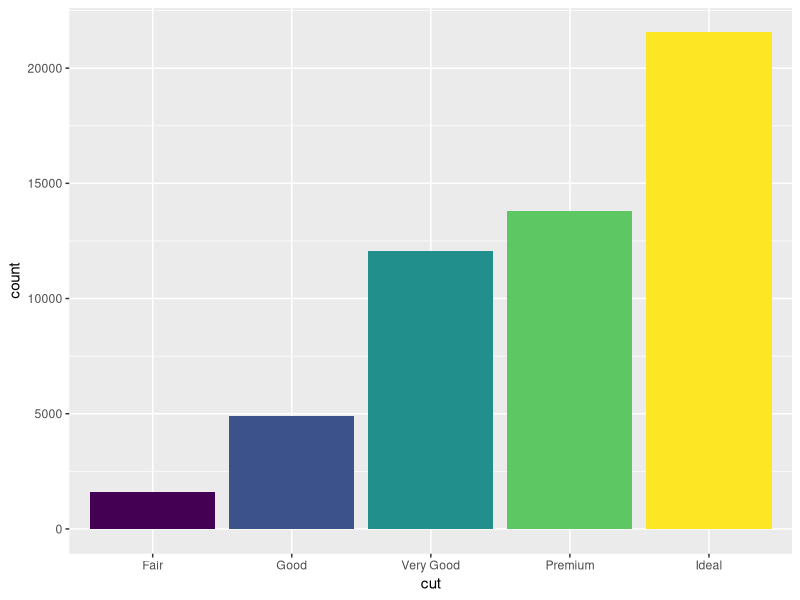
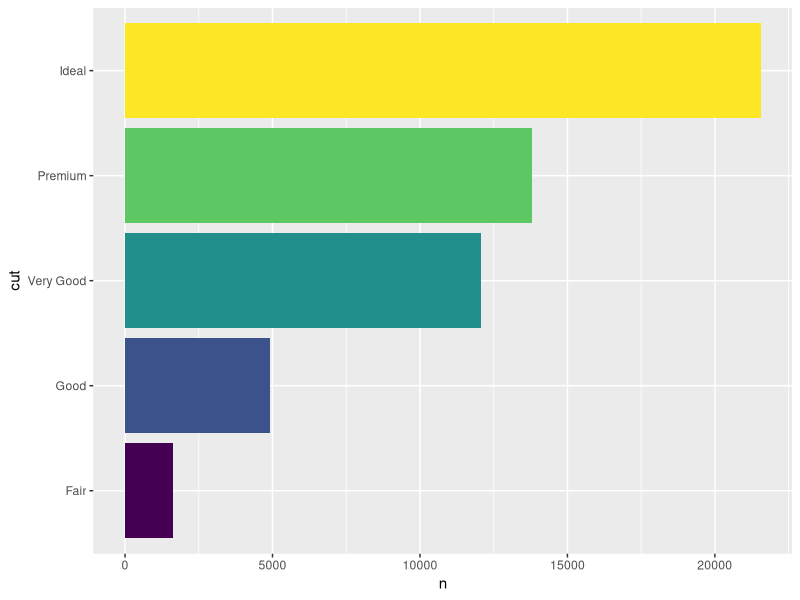
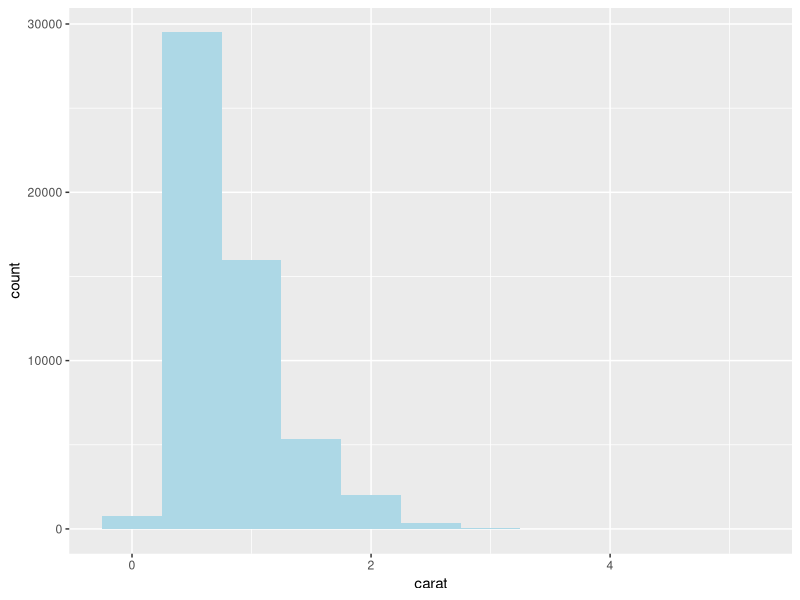
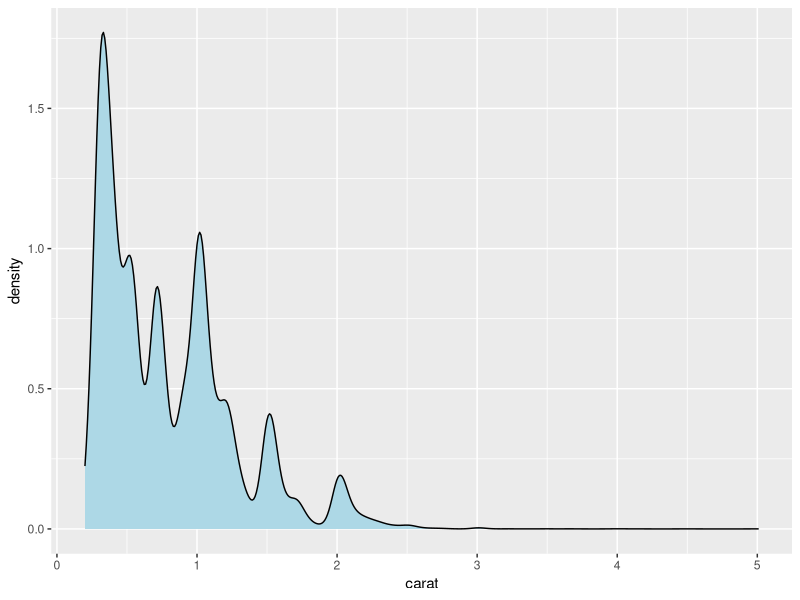
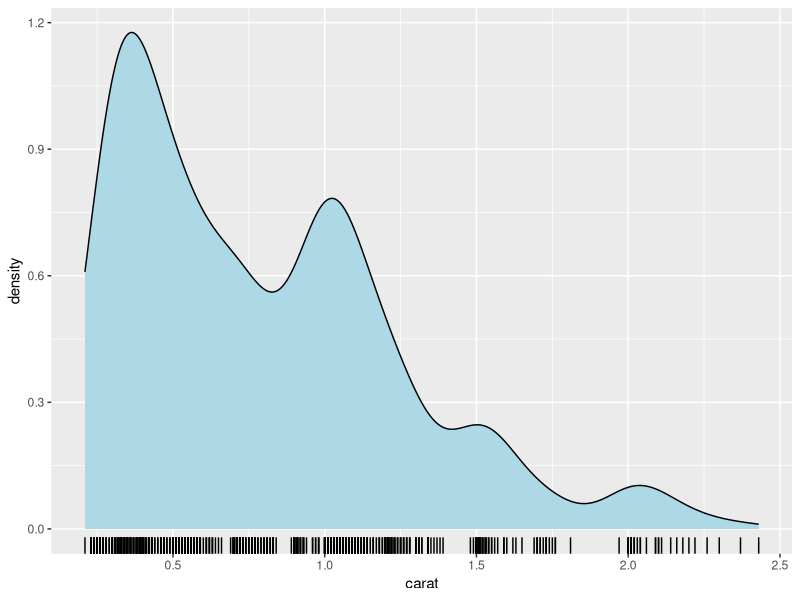
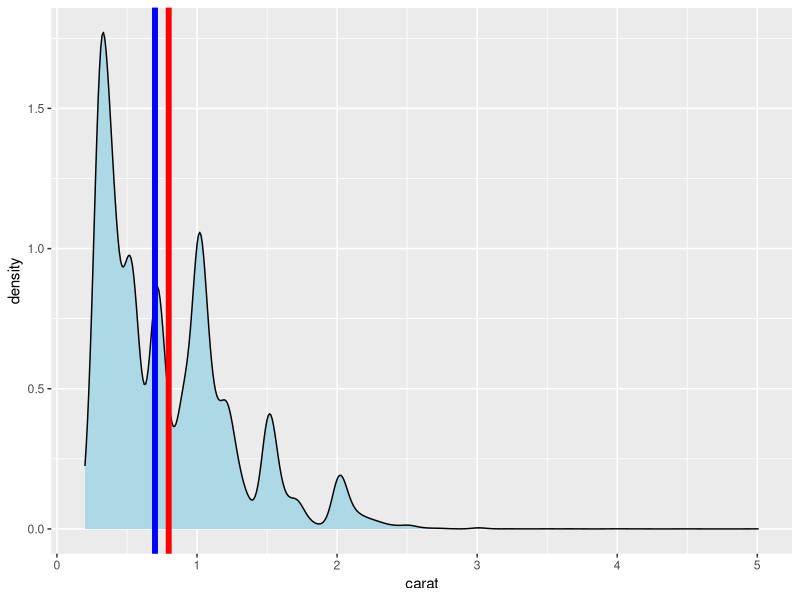
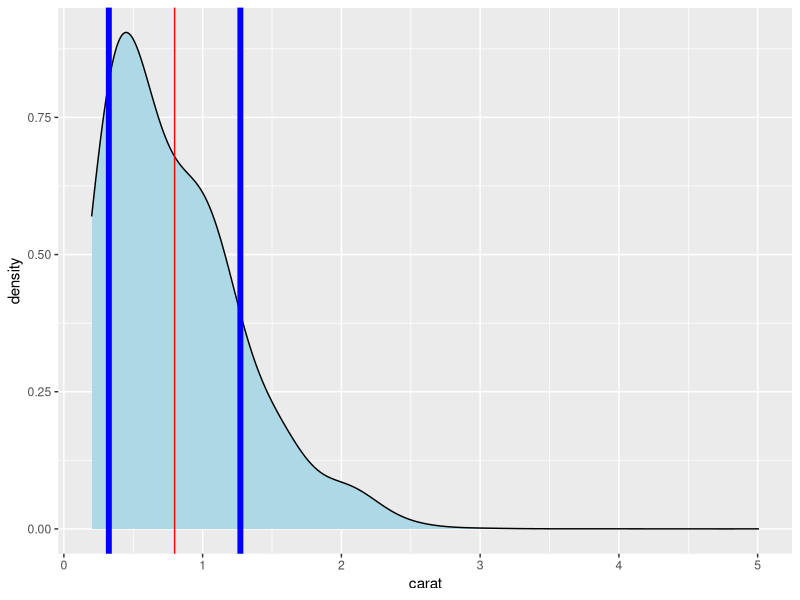
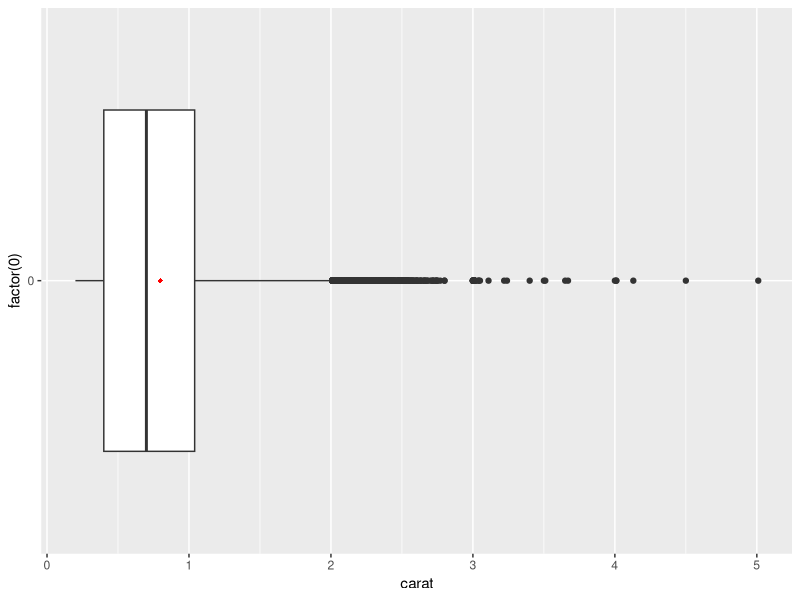

Write the R code that produced these figures, in order.
## ---- chunk 1
knitr::opts_chunk$set(echo = TRUE)
library(tidyverse)
## ---- chunk 2
data(diamonds)
summary(diamonds)
## ---- chunk 3
diamonds %>% 
  ggplot(aes(x = cut, fill = cut)) +
  geom_bar(show.legend = FALSE)
## ---- chunk 4
diamonds %>% 
  count(cut) %>% 
  ggplot(aes(x = cut, y = n, fill = cut)) +
  geom_col(show.legend = FALSE) +
  coord_flip()
## ---- chunk 5
diamonds %>%
  ggplot(aes(x = carat)) +
  geom_histogram(binwidth = 0.5, fill = "lightblue")
## ---- chunk 6
diamonds %>%
  ggplot(aes(x = carat)) +
  geom_density(fill = "lightblue")
## ---- chunk 7
diamonds %>%
  sample_n(1000) %>% 
  ggplot(aes(x = carat)) +
  geom_density(fill = "lightblue") +
  geom_rug()
## ---- chunk 8
mean(diamonds$carat)
median(diamonds$carat)
diamonds %>%
  ggplot(aes(x = carat)) +
  geom_density(fill = "lightblue") +
  geom_vline(
    xintercept = mean(diamonds$carat),
    color = "red",
    size = 2
  ) +
  geom_vline(
    xintercept = median(diamonds$carat),
    color = "blue",
    size = 2
  )
## ---- chunk 9
carat_mean <- mean(diamonds$carat)
carat_sd <- sd(diamonds$carat)
diamonds %>% 
  ggplot(aes(x = carat)) +
  geom_density(fill = "lightblue", bw = 0.2) +
  geom_vline(xintercept = carat_mean, color = "red") +
  geom_vline(xintercept = carat_mean - carat_sd, color = "blue", size = 2) +
  geom_vline(xintercept = carat_mean + carat_sd, color = "blue", size = 2)
## ---- chunk 10
quantile(diamonds$carat)
summary(diamonds$carat)
## ---- chunk 11
diamonds %>% 
  ggplot(aes(x = factor(0), y = carat)) +
  geom_boxplot() +
  stat_summary(fun.y = "mean",
             geom = "point",
             shape = 18,
             size = 1.5,
             color = "red") +
  coord_flip()
## ---- chunk 12
Median <- median(diamonds$carat)
lower_hinge <- quantile(diamonds$carat, 0.25)
upper_hinge <- quantile(diamonds$carat, 0.75)

diamonds %>% 
  ggplot(aes(x = factor(0), y = carat)) +
  geom_hline(yintercept = Median, color = "red") +
  geom_hline(yintercept = lower_hinge, color = "blue") +
  geom_hline(yintercept = upper_hinge, color = "blue") +
  geom_boxplot(fill = "lightgreen") +
  stat_summary(fun.y = "mean",
             geom = "point",
             shape = 18,
             size = 1.5,
             color = "red") +
  coord_flip()
## ---- chunk 13
upper_hinge - lower_hinge
IQR(diamonds$carat)
## ---- chunk 14
diamonds %>% 
  ggplot(aes(x = factor(0), y = carat)) +
  geom_boxplot(fill = "lightblue") +
  stat_summary(fun.y = "mean",
             geom = "point",
             shape = 18,
             size = 1.5,
             color = "red") +
  coord_flip()
## ---- chunk 15
diamonds %>% 
  ggplot(aes(x = factor(0), y = carat)) +
  geom_violin(fill = "lightgreen") +
  geom_boxplot(fill = "lightblue", width = 0.1) +
  stat_summary(fun.y = "mean",
             geom = "point",
             shape = 18,
             size = 1.5,
             color = "red") +
  coord_flip()
